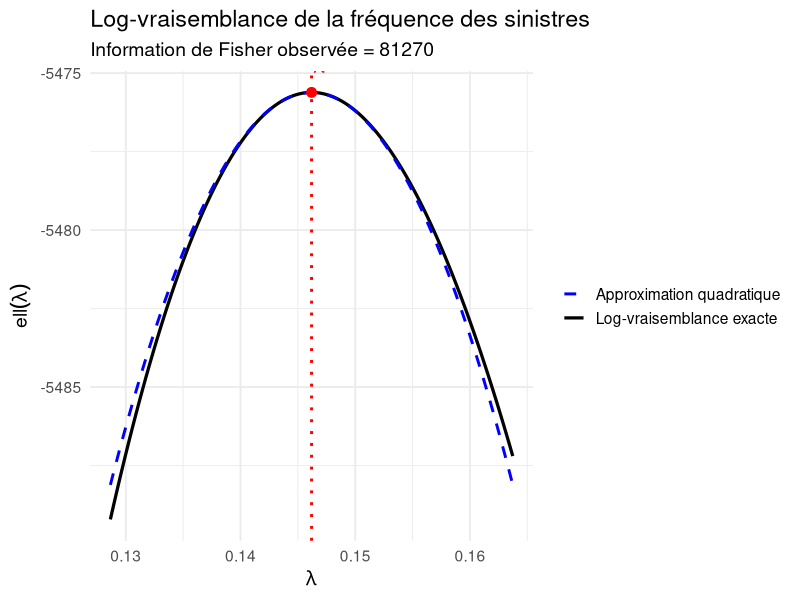
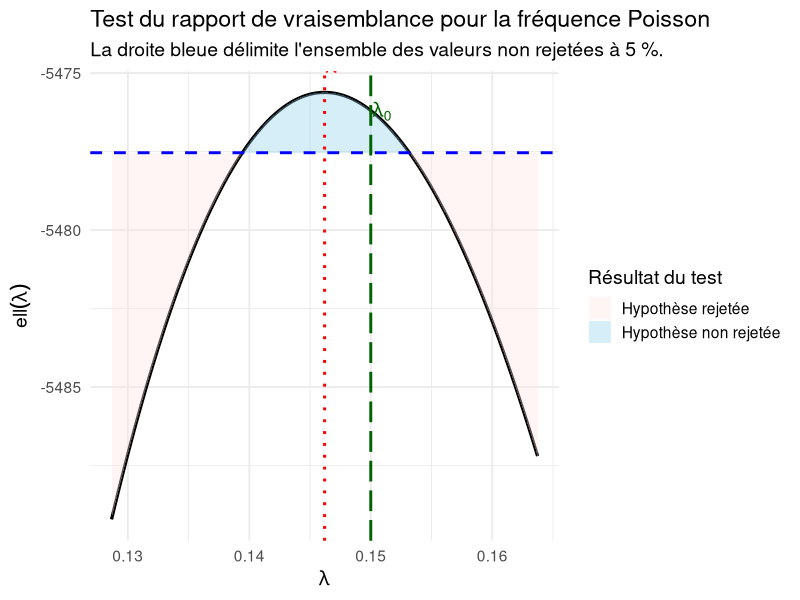
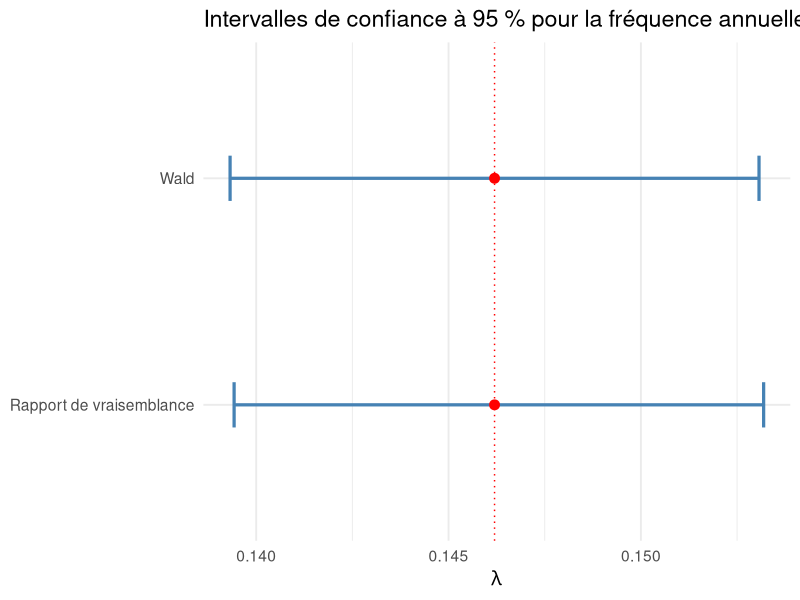
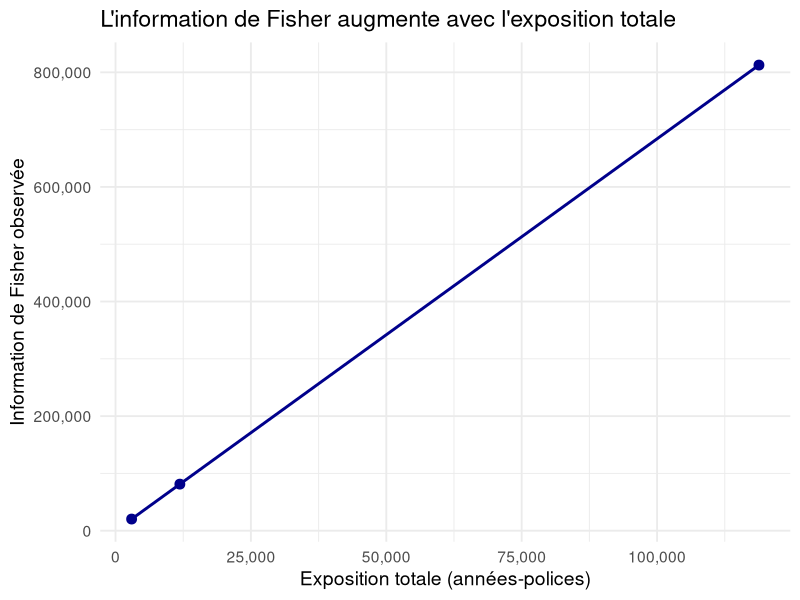
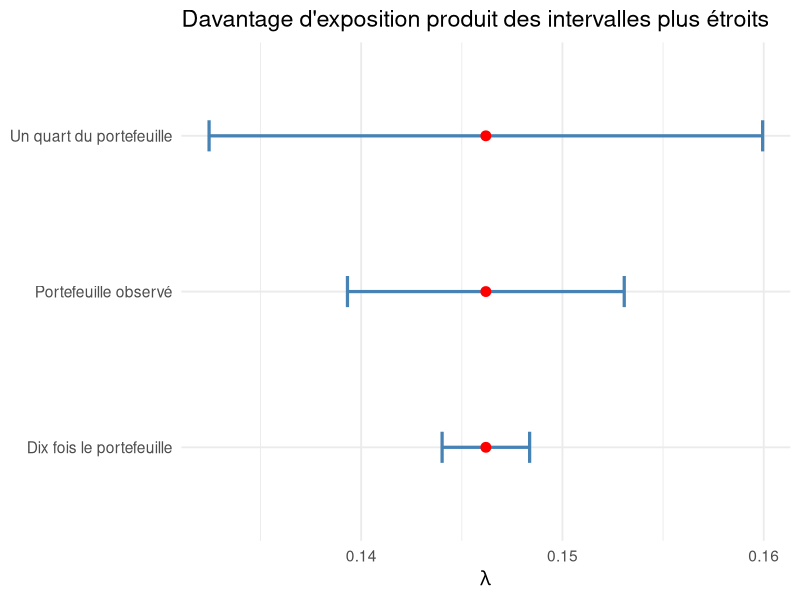
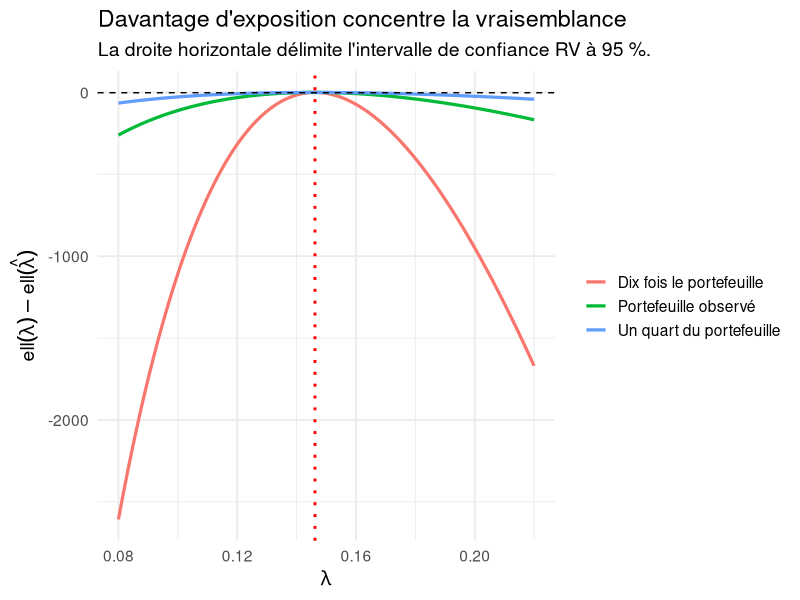

These figures' R source, in order:
## ---- chunk 1
knitr::opts_chunk$set(
  echo = TRUE,
  warning = FALSE,
  message = FALSE,
  fig.width = 9,
  fig.height = 5.5
)

library(ggplot2)
library(scales)
## ---- chunk 2
claims <- c(0, 1, 2, 3, 4)

policy_counts <- c(
  12962,
  1369,
  157,
  14,
  3
)

exposures <- c(
  10545.94,
  1187.13,
  134.66,
  11.08,
  2.52
)

claim_data <- data.frame(
  nombre_sinistres = claims,
  nombre_polices = policy_counts,
  exposition = exposures
)

knitr::kable(
  claim_data,
  col.names = c(
    "Nombre de sinistres",
    "Nombre de polices",
    "Exposition totale"
  )
)
## ---- chunk 3
total_claims <- sum(claims * policy_counts)
total_exposure <- sum(exposures)

lambda_hat <- total_claims / total_exposure

cat("Nombre total de sinistres :", total_claims, "\n")
cat("Exposition totale :", round(total_exposure, 2), "années-polices\n")
cat("Estimateur du maximum de vraisemblance de lambda :", 
    round(lambda_hat, 5), "\n")
## ---- chunk 4
loglik <- function(lambda, exposures, claims, policy_counts) {
  
  if (any(lambda <= 0)) {
    return(-Inf)
  }
  
  exposition_moyenne <- exposures / policy_counts
  
  sum(
    -lambda * exposures +
      policy_counts * claims * log(lambda) +
      policy_counts * claims * log(exposition_moyenne) -
      policy_counts * lfactorial(claims)
  )
}

loglik_hat <- loglik(
  lambda = lambda_hat,
  exposures = exposures,
  claims = claims,
  policy_counts = policy_counts
)

loglik_hat
## ---- chunk 5
information_observee <- total_exposure / lambda_hat
information_esperee_emv <- total_exposure / lambda_hat

variance_lambda_hat <- 1 / information_observee
erreur_standard_lambda_hat <- sqrt(variance_lambda_hat)

cat("Information de Fisher observée :",
    round(information_observee, 2), "\n")

cat("Variance estimée de lambda_hat :",
    signif(variance_lambda_hat, 5), "\n")

cat("Erreur standard estimée de lambda_hat :",
    round(erreur_standard_lambda_hat, 5), "\n")
## ---- chunk 6
lambdas <- seq(
  from = max(0.001, lambda_hat - 5 * erreur_standard_lambda_hat),
  to = lambda_hat + 5 * erreur_standard_lambda_hat,
  length.out = 1000
)

approximation_quadratique <- function(lambda) {
  loglik_hat -
    0.5 * information_observee * (lambda - lambda_hat)^2
}

plot_data <- data.frame(
  lambda = lambdas,
  log_vraisemblance = sapply(
    lambdas,
    loglik,
    exposures = exposures,
    claims = claims,
    policy_counts = policy_counts
  ),
  approximation_quadratique = approximation_quadratique(lambdas)
)

ggplot(plot_data, aes(x = lambda)) +
  geom_line(
    aes(y = log_vraisemblance, colour = "Log-vraisemblance exacte"),
    linewidth = 1.1
  ) +
  geom_line(
    aes(
      y = approximation_quadratique,
      colour = "Approximation quadratique"
    ),
    linewidth = 1,
    linetype = "dashed"
  ) +
  geom_vline(
    xintercept = lambda_hat,
    colour = "red",
    linetype = "dotted",
    linewidth = 1
  ) +
  geom_point(
    data = data.frame(
      lambda = lambda_hat,
      log_vraisemblance = loglik_hat
    ),
    aes(x = lambda, y = log_vraisemblance),
    inherit.aes = FALSE,
    colour = "red",
    size = 3
  ) +
  annotate(
    "text",
    x = lambda_hat,
    y = loglik_hat,
    label = expression(hat(lambda)),
    colour = "red",
    hjust = -0.2,
    vjust = -0.8,
    parse = TRUE,
    size = 5
  ) +
  scale_colour_manual(
    values = c(
      "Log-vraisemblance exacte" = "black",
      "Approximation quadratique" = "blue"
    )
  ) +
  labs(
    title = "Log-vraisemblance de la fréquence des sinistres",
    subtitle = paste(
      "Information de Fisher observée =",
      round(information_observee, 1)
    ),
    x = expression(lambda),
    y = expression(ell(lambda)),
    colour = NULL
  ) +
  theme_minimal(base_size = 14)
## ---- chunk 7
lambda_0 <- 0.15
alpha <- 0.05

loglik_nulle <- loglik(
  lambda = lambda_0,
  exposures = exposures,
  claims = claims,
  policy_counts = policy_counts
)

statistique_rv <- 2 * (loglik_hat - loglik_nulle)
valeur_critique_rv <- qchisq(1 - alpha, df = 1)
p_value_rv <- pchisq(
  statistique_rv,
  df = 1,
  lower.tail = FALSE
)

resultats_rv <- data.frame(
  quantite = c(
    "Valeur sous H0 : lambda_0",
    "EMV : lambda_hat",
    "Statistique du rapport de vraisemblance",
    "Valeur critique à 5 %",
    "p-valeur"
  ),
  valeur = c(
    lambda_0,
    lambda_hat,
    statistique_rv,
    valeur_critique_rv,
    p_value_rv
  )
)

knitr::kable(resultats_rv, digits = 5)
## ---- chunk 8
if (p_value_rv < alpha) {
  cat(
    "Décision : rejet de H0 au seuil de",
    alpha * 100,
    "%.\n"
  )
} else {
  cat(
    "Décision : H0 n'est pas rejetée au seuil de",
    alpha * 100,
    "%.\n"
  )
}
## ---- chunk 9
seuil_loglik_rv <- loglik_hat - 0.5 * valeur_critique_rv

plot_data$accepte_par_rv <-
  plot_data$log_vraisemblance >= seuil_loglik_rv

ggplot(plot_data, aes(x = lambda, y = log_vraisemblance)) +
  geom_line(linewidth = 1.1, colour = "black") +
  geom_ribbon(
    aes(
      ymin = seuil_loglik_rv,
      ymax = log_vraisemblance,
      fill = accepte_par_rv
    ),
    alpha = 0.35
  ) +
  geom_hline(
    yintercept = seuil_loglik_rv,
    linetype = "dashed",
    colour = "blue",
    linewidth = 1
  ) +
  geom_vline(
    xintercept = lambda_hat,
    linetype = "dotted",
    colour = "red",
    linewidth = 1
  ) +
  geom_vline(
    xintercept = lambda_0,
    linetype = "longdash",
    colour = "darkgreen",
    linewidth = 1
  ) +
  annotate(
    "text",
    x = lambda_hat,
    y = max(plot_data$log_vraisemblance),
    label = expression(hat(lambda)),
    colour = "red",
    hjust = -0.1,
    vjust = -0.8,
    parse = TRUE,
    size = 5
  ) +
  annotate(
    "text",
    x = lambda_0,
    y = max(plot_data$log_vraisemblance),
    label = expression(lambda[0]),
    colour = "darkgreen",
    hjust = -0.1,
    vjust = 1.5,
    parse = TRUE,
    size = 5
  ) +
  scale_fill_manual(
    values = c(
      "TRUE" = "skyblue",
      "FALSE" = "mistyrose"
    ),
    labels = c(
      "TRUE" = "Hypothèse non rejetée",
      "FALSE" = "Hypothèse rejetée"
    )
  ) +
  labs(
    title = "Test du rapport de vraisemblance pour la fréquence Poisson",
    subtitle = "La droite bleue délimite l'ensemble des valeurs non rejetées à 5 %.",
    x = expression(lambda),
    y = expression(ell(lambda)),
    fill = "Résultat du test"
  ) +
  theme_minimal(base_size = 14)
## ---- chunk 10
statistique_wald_z <-
  (lambda_hat - lambda_0) / erreur_standard_lambda_hat

statistique_wald_chi2 <- statistique_wald_z^2

p_value_wald <- 2 * pnorm(
  abs(statistique_wald_z),
  lower.tail = FALSE
)

resultats_wald <- data.frame(
  quantite = c(
    "Statistique Z de Wald",
    "Statistique chi-deux de Wald",
    "p-valeur bilatérale"
  ),
  valeur = c(
    statistique_wald_z,
    statistique_wald_chi2,
    p_value_wald
  )
)

knitr::kable(resultats_wald, digits = 5)
## ---- chunk 11
difference_rv <- function(lambda) {
  2 * (
    loglik_hat -
      loglik(
        lambda = lambda,
        exposures = exposures,
        claims = claims,
        policy_counts = policy_counts
      )
  ) - valeur_critique_rv
}

ic_rv_inferieur <- uniroot(
  difference_rv,
  interval = c(1e-10, lambda_hat)
)$root

ic_rv_superieur <- uniroot(
  difference_rv,
  interval = c(lambda_hat, max(1, 5 * lambda_hat))
)$root

ic_rv <- c(
  borne_inferieure = ic_rv_inferieur,
  borne_superieure = ic_rv_superieur
)

ic_rv
## ---- chunk 12
valeur_critique_normale <- qnorm(1 - alpha / 2)

ic_wald <- lambda_hat +
  c(-1, 1) * valeur_critique_normale * erreur_standard_lambda_hat

resultats_ic <- data.frame(
  methode = c(
    "Intervalle du rapport de vraisemblance",
    "Intervalle de Wald"
  ),
  borne_inferieure = c(ic_rv[1], ic_wald[1]),
  borne_superieure = c(ic_rv[2], ic_wald[2])
)

knitr::kable(resultats_ic, digits = 5)
## ---- chunk 13
ic_plot_data <- data.frame(
  methode = c("Rapport de vraisemblance", "Wald"),
  borne_inferieure = c(ic_rv[1], ic_wald[1]),
  borne_superieure = c(ic_rv[2], ic_wald[2]),
  estimation = lambda_hat
)

ggplot(ic_plot_data, aes(y = methode)) +
  geom_errorbarh(
    aes(
      xmin = borne_inferieure,
      xmax = borne_superieure
    ),
    height = 0.2,
    linewidth = 1.1,
    colour = "steelblue"
  ) +
  geom_point(
    aes(x = estimation),
    size = 3,
    colour = "red"
  ) +
  geom_vline(
    xintercept = lambda_hat,
    linetype = "dotted",
    colour = "red"
  ) +
  labs(
    title = "Intervalles de confiance à 95 % pour la fréquence annuelle",
    x = expression(lambda),
    y = NULL
  ) +
  theme_minimal(base_size = 14)
## ---- chunk 14
scenarios <- data.frame(
  scenario = c(
    "Un quart du portefeuille",
    "Portefeuille observé",
    "Dix fois le portefeuille"
  ),
  multiplicateur = c(0.25, 1, 10)
)

resultats_scenarios <- do.call(
  rbind,
  lapply(seq_len(nrow(scenarios)), function(i) {
    
    multiplicateur <- scenarios$multiplicateur[i]
    
    expositions_ajustees <- exposures * multiplicateur
    polices_ajustees <- policy_counts * multiplicateur
    
    exposition_totale_ajustee <- sum(expositions_ajustees)
    sinistres_totaux_ajustes <- sum(claims * polices_ajustees)
    
    lambda_hat_ajuste <-
      sinistres_totaux_ajustes / exposition_totale_ajustee
    
    information_ajustee <-
      exposition_totale_ajustee / lambda_hat_ajuste
    
    erreur_standard_ajustee <- sqrt(1 / information_ajustee)
    
    data.frame(
      scenario = scenarios$scenario[i],
      multiplicateur = multiplicateur,
      exposition_totale = exposition_totale_ajustee,
      lambda_hat = lambda_hat_ajuste,
      information_fisher = information_ajustee,
      erreur_standard = erreur_standard_ajustee,
      ic_inferieur =
        lambda_hat_ajuste -
        valeur_critique_normale * erreur_standard_ajustee,
      ic_superieur =
        lambda_hat_ajuste +
        valeur_critique_normale * erreur_standard_ajustee
    )
  })
)

knitr::kable(resultats_scenarios, digits = 5)
## ---- chunk 15
ggplot(
  resultats_scenarios,
  aes(x = exposition_totale, y = information_fisher)
) +
  geom_point(size = 3, colour = "darkblue") +
  geom_line(linewidth = 1, colour = "darkblue") +
  scale_x_continuous(labels = comma) +
  scale_y_continuous(labels = comma) +
  labs(
    title = "L'information de Fisher augmente avec l'exposition totale",
    x = "Exposition totale (années-polices)",
    y = "Information de Fisher observée"
  ) +
  theme_minimal(base_size = 14)
## ---- chunk 16
ggplot(resultats_scenarios, aes(y = scenario)) +
  geom_errorbarh(
    aes(xmin = ic_inferieur, xmax = ic_superieur),
    height = 0.2,
    linewidth = 1.1,
    colour = "steelblue"
  ) +
  geom_point(
    aes(x = lambda_hat),
    size = 3,
    colour = "red"
  ) +
  labs(
    title = "Davantage d'exposition produit des intervalles plus étroits",
    x = expression(lambda),
    y = NULL
  ) +
  theme_minimal(base_size = 14)
## ---- chunk 17
lambdas <- seq(0.08, 0.22, length.out = 1000)

scenarios_vraisemblance <- do.call(
  rbind,
  lapply(seq_len(nrow(scenarios)), function(i) {
    
    multiplicateur <- scenarios$multiplicateur[i]
    
    expositions_ajustees <- exposures * multiplicateur
    polices_ajustees <- policy_counts * multiplicateur
    
    lambda_hat_ajuste <-
      sum(claims * polices_ajustees) / sum(expositions_ajustees)
    
    loglik_values <- sapply(
      lambdas,
      loglik,
      exposures = expositions_ajustees,
      claims = claims,
      policy_counts = polices_ajustees
    )
    
    loglik_emv <- loglik(
      lambda = lambda_hat_ajuste,
      exposures = expositions_ajustees,
      claims = claims,
      policy_counts = polices_ajustees
    )
    
    data.frame(
      lambda = lambdas,
      log_vraisemblance_relative = loglik_values - loglik_emv,
      scenario = scenarios$scenario[i]
    )
  })
)

ggplot(
  scenarios_vraisemblance,
  aes(
    x = lambda,
    y = log_vraisemblance_relative,
    colour = scenario
  )
) +
  geom_line(linewidth = 1.1) +
  geom_hline(
    yintercept = -0.5 * valeur_critique_rv,
    linetype = "dashed"
  ) +
  geom_vline(
    xintercept = lambda_hat,
    colour = "red",
    linetype = "dotted",
    linewidth = 1
  ) +
  labs(
    title = "Davantage d'exposition concentre la vraisemblance",
    subtitle = "La droite horizontale délimite l'intervalle de confiance RV à 95 %.",
    x = expression(lambda),
    y = expression(
      ell(lambda) - ell(hat(lambda))
    ),
    colour = NULL
  ) +
  theme_minimal(base_size = 14)
